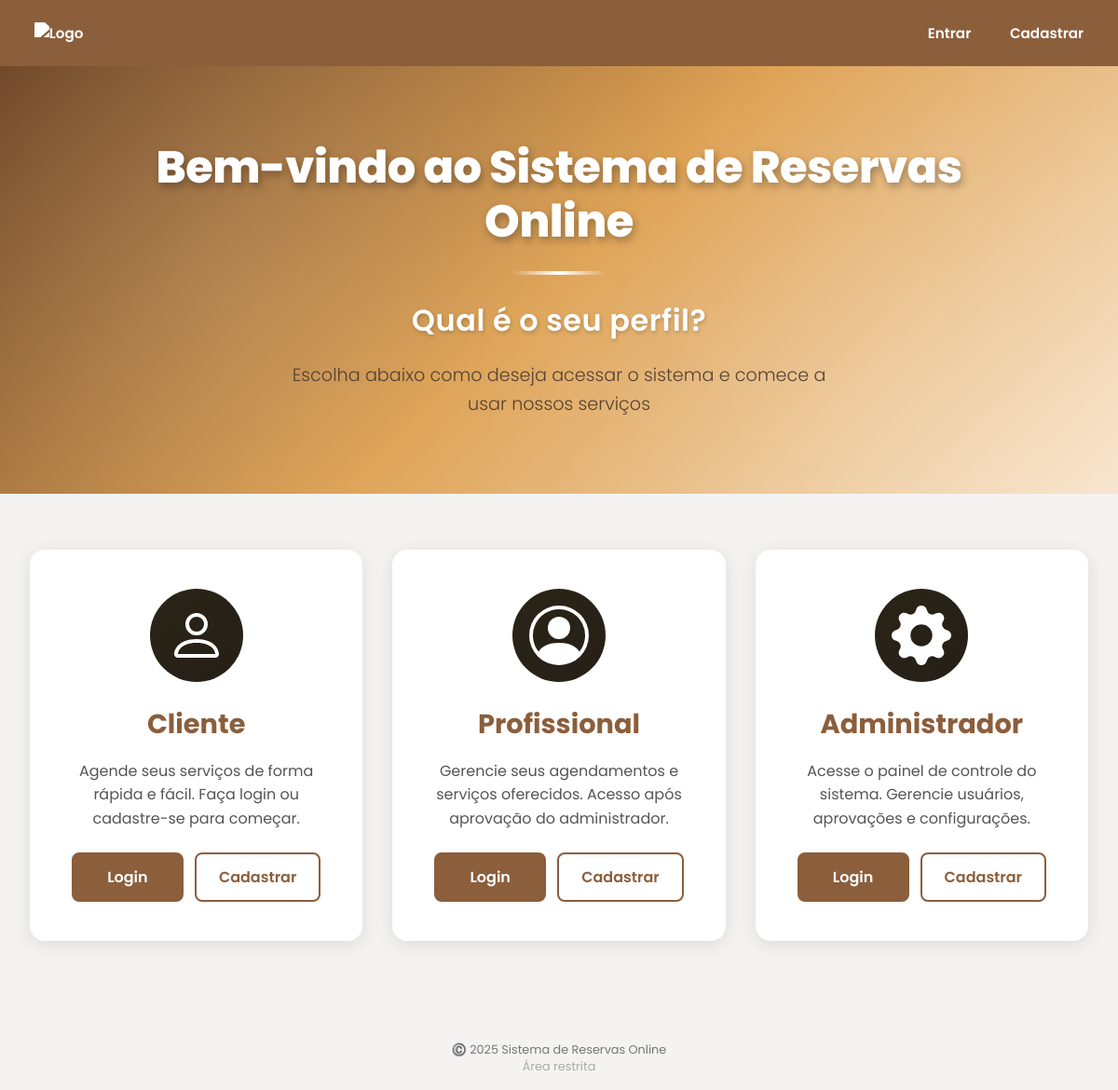
Before: / with the older database file.
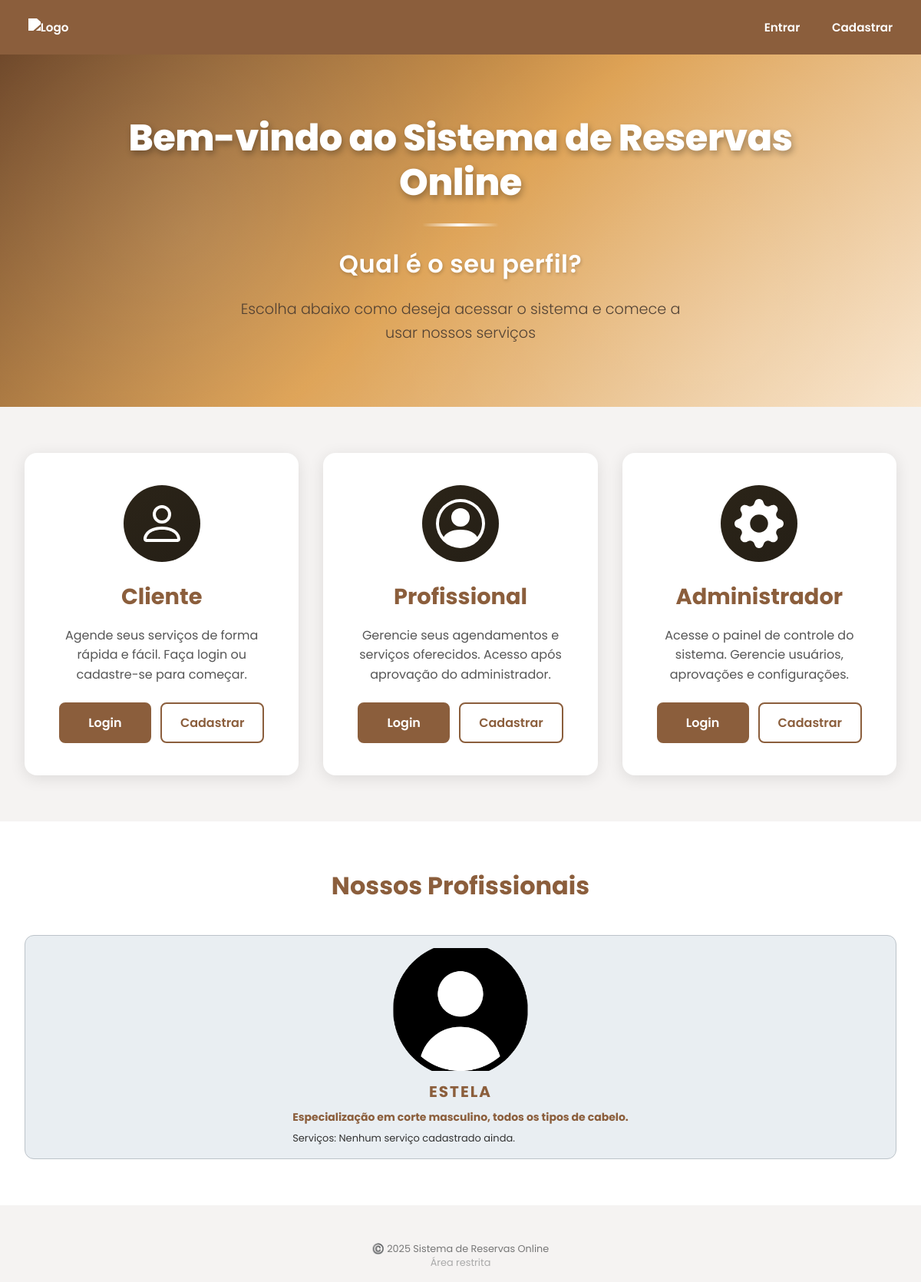
After: the same page with the newer database file.
### models.py (models this page shows)
class Profissional(db.Model):
    __tablename__ = 'tb_profissionais'
    id = db.Column('pro_id', db.Integer, primary_key=True)
    user_id = db.Column(
        'pro_usu_id',
        db.Integer,
        db.ForeignKey('tb_usuarios.usu_id'),
        unique=True
    )
    contato = db.Column('pro_contato', db.String(200))
    especialidades = db.Column('pro_especialidades', db.String(500))
    foto_perfil = db.Column('pro_foto_perfil', db.String(100))
    status = db.Column(
        'pro_status',
        db.Enum('pendente', 'aprovado', 'reprovado', name='status_prof_enum'),
        nullable=False,
        default='pendente'
    )
    user = db.relationship('User', back_populates='profissional')
    servicos = db.relationship(
        'Servico',
        back_populates='profissional',
        cascade='all, delete-orphan'
    )
    agendamentos = db.relationship(
        'Agendamento',
        back_populates='profissional',
        cascade='all, delete-orphan'
    )

class User(db.Model, UserMixin):
    __tablename__ = 'tb_usuarios' # Importante para a chave estrangeira funcionar
    id = db.Column('usu_id', db.Integer, primary_key=True)
    nome = db.Column(db.String(100), nullable=False)
    email = db.Column(db.String(100), unique=True, nullable=False)
    senha_hash = db.Column('usu_senha', db.String(200), nullable=False)
    perfil = db.Column(
        'usu_tipo',
        db.Enum('cliente', 'profissional', 'admin', name='perfil_enum'),
        nullable=False,
        default='cliente'
    )
    is_ativo = db.Column('usu_ativo', db.Boolean, nullable=False, default=True)
    cliente = db.relationship('Cliente', uselist=False, back_populates='user', cascade='all, delete-orphan')
    profissional = db.relationship('Profissional', uselist=False, back_populates='user', cascade='all, delete-orphan')
    administrador = db.relationship('Administrador', uselist=False, back_populates='user', cascade='all, delete-orphan')
    notificacoes = db.relationship('Notificacao', back_populates='user', cascade='all, delete-orphan')

### app.py (the view)
@app.route('/')
def index():
    profissionais = Profissional.query.all()
    return render_template('index.html', profissionais=profissionais)

### app.py (called while the page is built)
def current_user():
    uid = session.get('user_id')
    if not uid:
        return None
    return User.query.get(uid)

@app.context_processor
def inject_user():
    return dict(user=current_user())

### templates/index.html (shortened to what this page needs)
{% extends "base.html" %}
{% block content %}
  <link rel="stylesheet" href="{{ url_for('static', filename='css/index.css') }}">
  <section class="welcome-section">
    <div class="welcome-background"></div>
    <div class="welcome-container">
      <h1 class="welcome-title">Bem-vindo ao Sistema de Reservas Online</h1>
      <div class="welcome-divider"></div>
      <p class="welcome-subtitle">Qual é o seu perfil?</p>
      <p class="welcome-description">Escolha abaixo como deseja acessar o sistema e comece a usar nossos serviços</p>
    </div>
  </section>
  <section class="profiles-section">
    <div class="profiles-container">
      <div class="profile-card">
        <div class="profile-icon cliente-icon">
        </div>
        <h2 class="profile-title">Cliente</h2>
        <p class="profile-description">Agende seus serviços de forma rápida e fácil. Faça login ou cadastre-se para começar.</p>
        <div class="profile-actions">
          <a href="{{ url_for('login') }}" class="btn-profile btn-login">Login</a>
          <a href="{{ url_for('register_cliente') }}" class="btn-profile btn-register">Cadastrar</a>
        </div>
      </div>
      <div class="profile-card">
        <div class="profile-icon profissional-icon">
          <svg xmlns="http://www.w3.org/2000/svg" width="64" height="64" fill="currentColor" viewBox="0 0 16 16">
            <path d="M11 6a3 3 0 1 1-6 0 3 3 0 0 1 6 0z"/>
            <path fill-rule="evenodd" d="M0 8a8 8 0 1 1 16 0A8 8 0 0 1 0 8zm8-7a7 7 0 0 0-5.468 11.37C3.242 11.226 4.805 10 8 10s4.757 1.225 5.468 2.37A7 7 0 0 0 8 1z"/>
          </svg>
        </div>
        <h2 class="profile-title">Profissional</h2>
        <p class="profile-description">Gerencie seus agendamentos e serviços oferecidos. Acesso após aprovação do administrador.</p>
        <div class="profile-actions">
          <a href="{{ url_for('login') }}" class="btn-profile btn-login">Login</a>
          <a href="{{ url_for('register_profissional') }}" class="btn-profile btn-register">Cadastrar</a>
        </div>
      </div>
      <div class="profile-card">
        <div class="profile-icon admin-icon">
        </div>
        <h2 class="profile-title">Administrador</h2>
        <p class="profile-description">Acesse o painel de controle do sistema. Gerencie usuários, aprovações e configurações.</p>
        <div class="profile-actions">
          <a href="{{ url_for('login') }}" class="btn-profile btn-login">Login</a>
          <a href="{{ url_for('register_admin') }}" class="btn-profile btn-register">Cadastrar</a>
        </div>
      </div>
    </div>
  </section>
  {% if profissionais %}
  <section class="profissionais-section">
    <div class="profissionais-container">
      <h2 class="section-title">Nossos Profissionais</h2>
      <div class="cards-grid">
        {% for prof in profissionais %}
          <article class="card-medico">
            <div class="card-foto">
              {% if prof.foto_perfil %}
                <img src="{{ url_for('static', filename='imgs/' + prof.foto_perfil) }}"
                     alt="{{ prof.user.nome }}"
                     style="width: 100%; height: 200px; object-fit: cover; border-radius: 10px;">
              {% else %}
                <img src="{{ url_for('static', filename='imgs/perfil.png') }}"
                     alt="Perfil Padrão"
                     style="width: 100%; height: 200px; object-fit: cover; border-radius: 10px;">
              {% endif %}
            </div>
            <div class="card-conteudo">
              <h2>{{ prof.user.nome|upper }}</h2>
              <h3>{{ prof.especialidades }}</h3>
              <p>
                Serviços:
                {% if prof.servicos %}
                    {{ prof.servicos|map(attribute='nome')|join(', ') }}
                  {% else %}
                    Nenhum serviço cadastrado ainda.
                {% endif %}
              </p>
            </div>
          </article>
        {% endfor %}
      </div>
    </div>
  </section>
  {% endif %}
  <div class="landing-footer">
    <p>©️ 2025 Sistema de Reservas Online</p>
    <p>
      <a href="{{ url_for('login') }}">Área restrita</a>
    </p>
  </div>
{% endblock %}

### templates/base.html (shortened to what this page needs)
<!doctype html>
<html lang="pt-BR">
<head>
    <link rel="stylesheet" href="{{ url_for('static', filename='css/style.css') }}">
</head>
<body>
    <header>
        <nav class="nav">
            <div class="nav-logo">
                <a href="{{ url_for('index') }}" class="logo-link">
                    <img src="{{ url_for('static', filename='imgs/logo.png') }}" alt="Logo" class="logo-img">
                </a>
            </div>
            <div class="nav-links" id="nav-links">
                {% if user %}
                    {% if user.perfil == 'cliente' %}
                        <a href="{{ url_for('reservar') }}">Reservar</a>
                    {% elif user.perfil == 'profissional' %}
                        <a href="{{ url_for('dashboard_profissional') }}">Dashboard</a>
                    {% elif user.perfil == 'admin' %}
                        <a href="{{ url_for('dashboard_admin') }}">Painel Admin</a>
                    {% endif %}
                    <div class="user-info">
                        <span>Olá, <strong>{{ user.nome }}</strong>!</span>
                    </div>
                    <a href="{{ url_for('logout') }}" class="logout-btn">Sair</a>
                {% else %}
                    <a href="{{ url_for('login') }}">Entrar</a>
                    <a href="{{ url_for('register_cliente') }}">Cadastrar</a>
                {% endif %}
            </div>
        </nav>
    </header>
    <main>
        {% block content %}{% endblock %}
    </main>
</body>
</html>

### static/css/style.css (style rules this page uses)
* { margin: 0; padding: 0; box-sizing: border-box; }
:root { --cor-primaria: #8B5E3C; --cor-secundaria: #F4E1D2; --cor-destaque: #FF6B35; --cor-fundo: #f9f7f6; --cor-texto: #333; --cor-sucesso: #d4edda; --cor-perigo: #f8d7da; --cor-aviso: #fff3cd; --cor-info: #d1ecf1; }
body { font-family: 'Poppins'; color: var(--cor-texto); min-height: 100vh; background-image: url('../imgs/plano_de_fundo.jpg'); background-repeat: no-repeat; background-size: cover; background-position: center; background-attachment: fixed; }
.nav { background: var(--cor-primaria); color: #fff; padding: 1rem 1.5rem; display: flex; gap: 1.5rem; align-items: center; justify-content: space-between; box-shadow: 0 2px 8px rgba(0,0,0,0.1); min-height: 70px; position: relative; flex-wrap: wrap; }
.nav-logo { display: flex; align-items: center; flex-shrink: 0; }
.logo-link { display: flex; align-items: center; text-decoration: none; transition: transform 0.3s ease; outline: none; }
.logo-link, .logo-link:hover, .logo-link:focus, .logo-link:active { background: transparent !important; outline: none; box-shadow: none !important; }
.logo-img { background-color: transparent; max-height: 60px; width: auto; object-fit: contain; filter: brightness(0) invert(1); image-rendering: auto; }
.nav-links { display: flex; gap: 1rem; align-items: center; flex-wrap: wrap; flex: 1; justify-content: flex-end; }
.nav a { color: #fff; text-decoration: none; font-weight: 600; padding: 0.5rem 0.8rem; border-radius: 6px; transition: background 0.3s; font-size: 0.95rem; white-space: nowrap; }
h1, h2, h3 { color: var(--cor-primaria); margin-bottom: 1rem; }
a { text-decoration: none; color: #0066cc; }
.nav a { position: relative; display: inline-flex; align-items: center; }

Changed rows visible on the page:
added Profissional: user.nome "ESTELA", especialidades "Especialização em corte masculino, todos os tipos de cabelo."
Other visible differences:
text now shown: "Nossos Profissionais"
